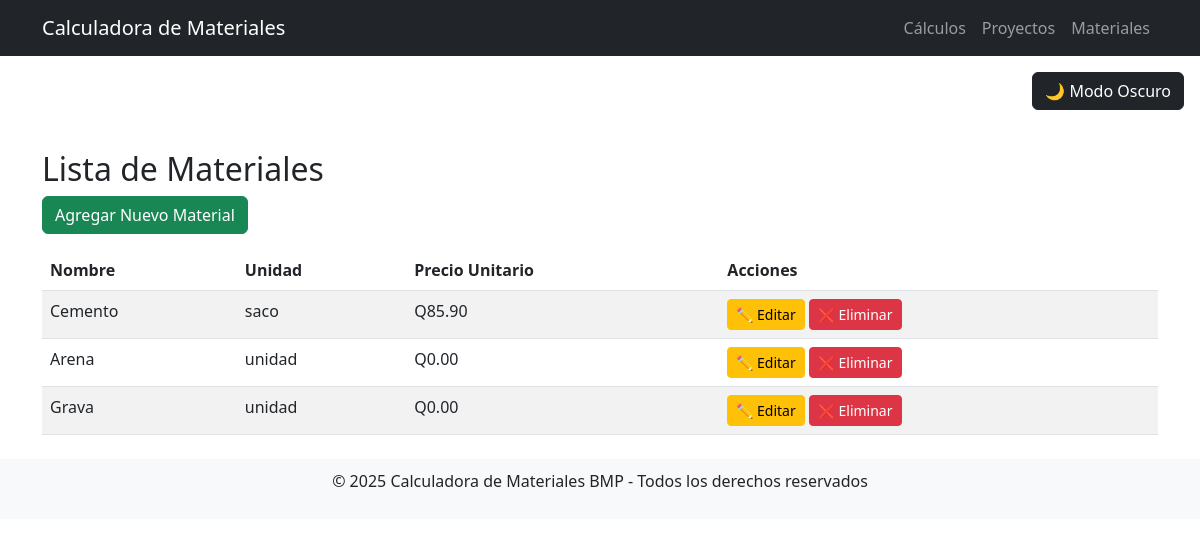
Before: /materiales/materiales/ with the older database file.
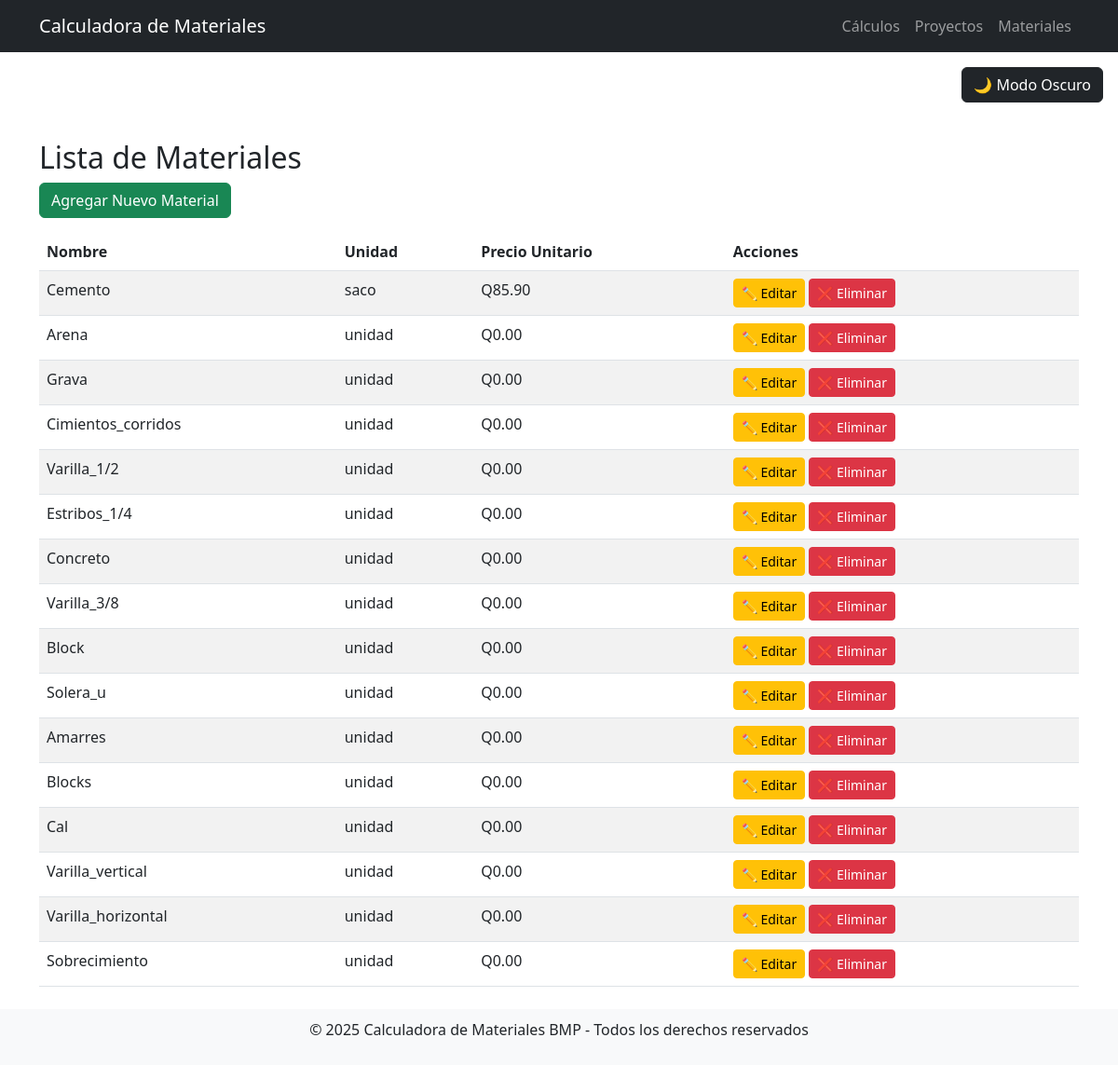
After: the same page with the newer database file.
### materiales/models.py (models this page shows, shortened)
class Material(models.Model):
    nombre = models.CharField(max_length=100, unique=True)
    unidad = models.CharField(max_length=20, choices=UNIDADES_MEDIDA, default='unidad')
    precio_unitario = models.DecimalField(max_digits=10, decimal_places=2)
    cantidad_consumida = models.FloatField(default=0.0, help_text="Cantidad total de material consumido")
    cantidad_pendiente = models.FloatField(default=0.0, help_text="Cantidad total de material pendiente")

### materiales/views.py (the view)
# urls.py: path('materiales/', lista_materiales, name='lista_materiales'),
def lista_materiales(request):
    materiales = Material.objects.all()
    return render(request, 'calculos/lista_materiales.html', {'materiales': materiales})

### calculos/templates/calculos/lista_materiales.html
{% extends 'base.html' %}
{% block content %}
    <h2>Lista de Materiales</h2>
    <a href="{% url 'calculos:agregar_material' %}" class="btn btn-success mb-3">Agregar Nuevo Material</a>
    <table class="table table-striped">
        <thead>
            <tr>
                <th>Nombre</th>
                <th>Unidad</th>
                <th>Precio Unitario</th>
                <th>Acciones</th>
            </tr>
        </thead>
        <tbody>
            {% for material in materiales %}
                <tr>
                    <td>{{ material.nombre }}</td>
                    <td>{{ material.unidad }}</td>
                    <td>Q{{ material.precio_unitario }}</td>
                    <td>
                        <a href="{% url 'calculos:editar_material' material.pk %}" class="btn btn-warning btn-sm">✏️ Editar</a>
                        <a href="{% url 'calculos:eliminar_material' material.pk %}" class="btn btn-danger btn-sm">❌ Eliminar</a>
                    </td>
                </tr>
            {% empty %}
                <tr>
                    <td colspan="4" class="text-center">No hay materiales registrados.</td>
                </tr>
            {% endfor %}
        </tbody>
    </table>
{% endblock %}

Changed rows visible on the page:
added Material: nombre "Cimientos_corridos", unidad "unidad", precio_unitario "0.00"
added Material: nombre "Varilla_1/2", unidad "unidad", precio_unitario "0.00"
added Material: nombre "Estribos_1/4", unidad "unidad", precio_unitario "0.00"
added Material: nombre "Concreto", unidad "unidad", precio_unitario "0.00"
added Material: nombre "Varilla_3/8", unidad "unidad", precio_unitario "0.00"
added Material: nombre "Block", unidad "unidad", precio_unitario "0.00"
added Material: nombre "Solera_u", unidad "unidad", precio_unitario "0.00"
added Material: nombre "Amarres", unidad "unidad", precio_unitario "0.00"
added Material: nombre "Blocks", unidad "unidad", precio_unitario "0.00"
added Material: nombre "Cal", unidad "unidad", precio_unitario "0.00"
added Material: nombre "Varilla_vertical", unidad "unidad", precio_unitario "0.00"
added Material: nombre "Varilla_horizontal", unidad "unidad", precio_unitario "0.00"
added Material: nombre "Sobrecimiento", unidad "unidad", precio_unitario "0.00"
